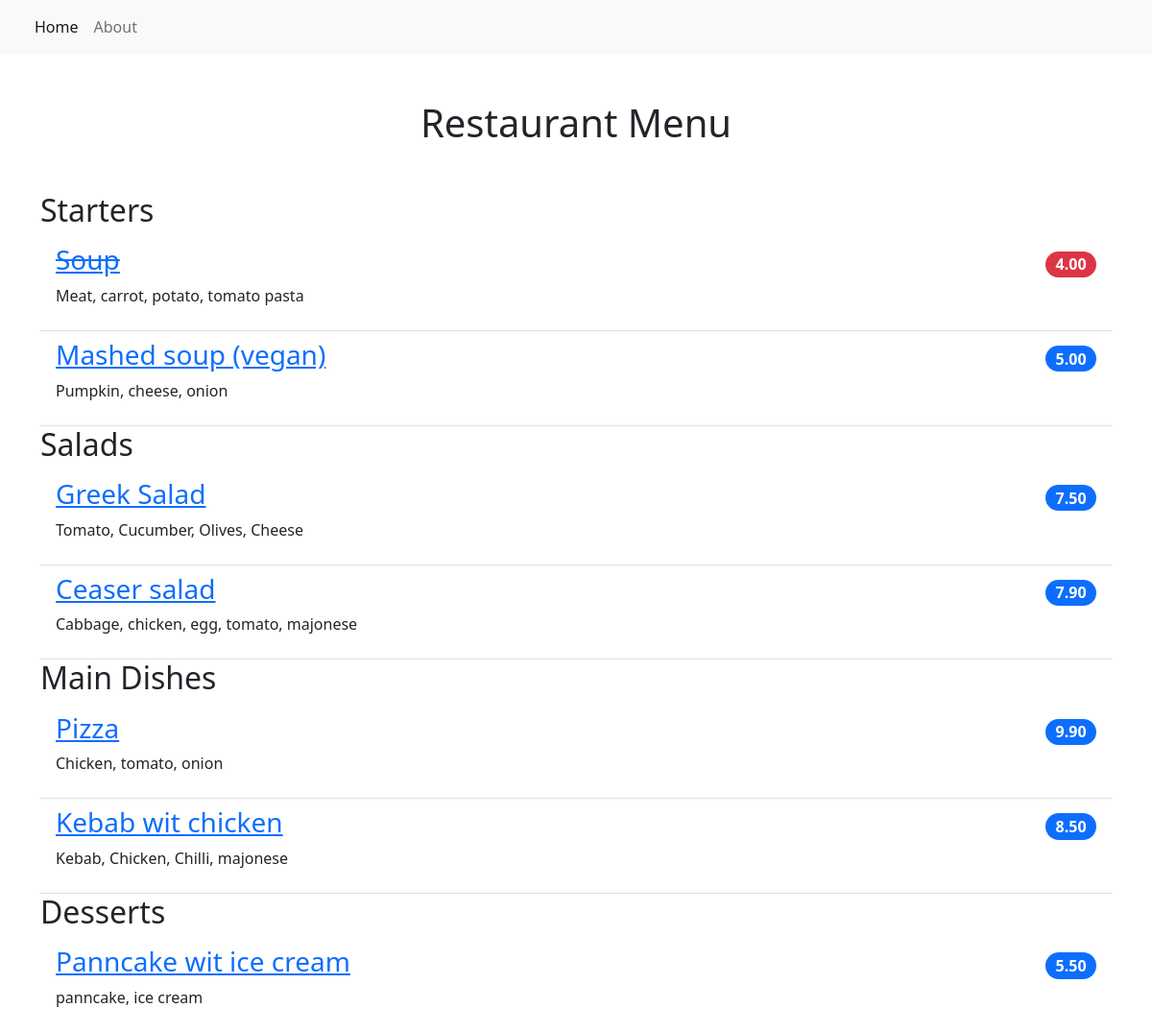
Before: / with the older database file.
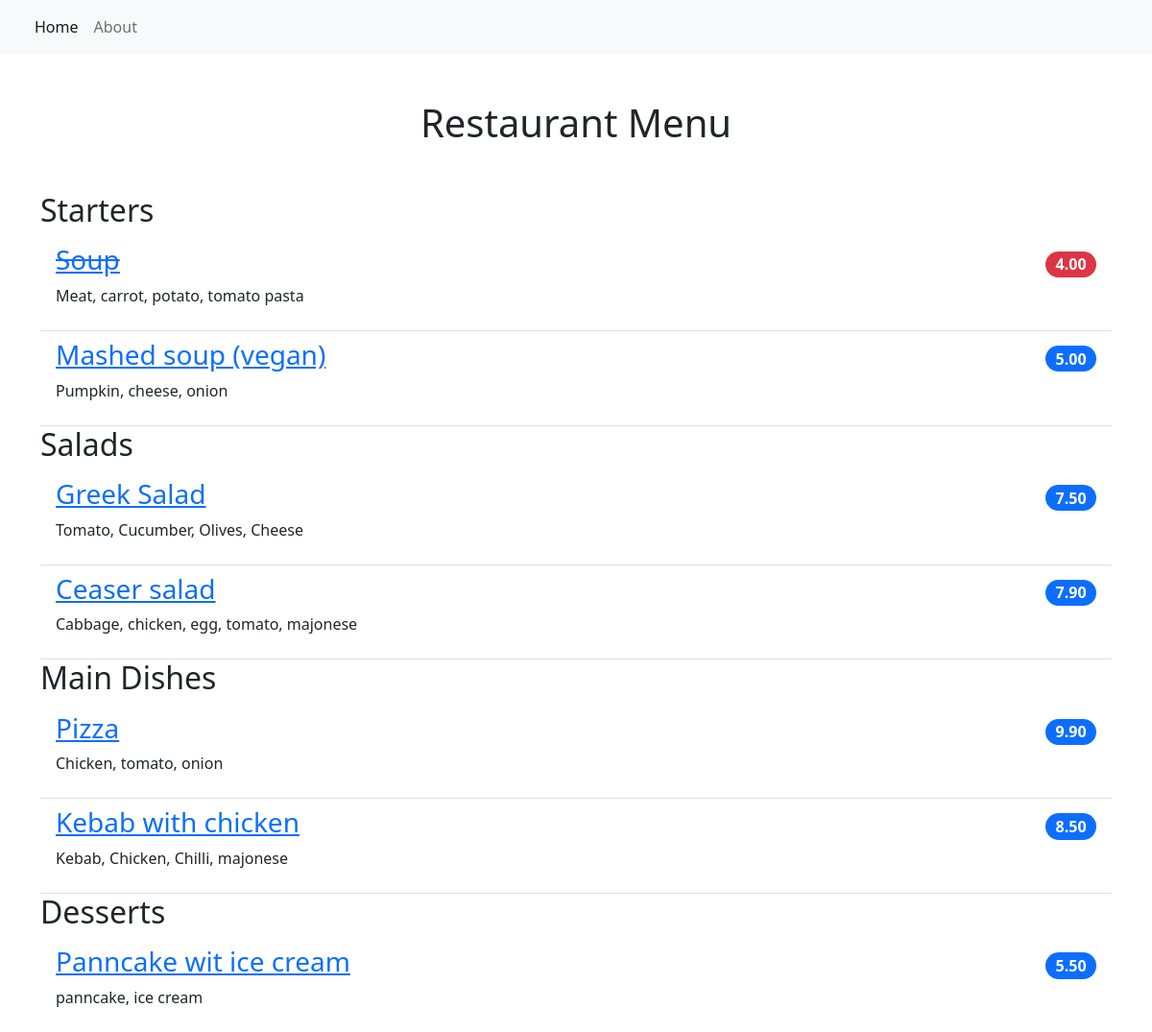
After: the same page with the newer database file.
### restaurant_menu/models.py (models this page shows, shortened)
class Item(models.Model):
    meal = models.CharField(max_length=100, unique=True)
    description = models.CharField(max_length=500)
    price = models.DecimalField(max_digits=5, decimal_places=2)
    category = models.CharField(max_length=100, choices=MEAL_TYPE)
    author = models.ForeignKey(User, on_delete=models.PROTECT)
    status = models.IntegerField(choices=STATUS, default=1)
    date_created = models.DateTimeField(auto_now_add=True)
    date_updated = models.DateTimeField(auto_now=True)
    image = models.ImageField(upload_to='uploads/', default='pizza1.jpeg')

### restaurant_menu/views.py (the view)
# urls.py: path('', views.MenuList.as_view(), name='home'),
class MenuList(generic.ListView):
    queryset = Item.objects.order_by("date_created")
    template_name = "index.html"
    def get_context_data(self, **kwargs):
        context = super().get_context_data(**kwargs)
        context["meals"] = MEAL_TYPE
        return context

### restaurant_menu/templates/index.html
{% extends 'base.html' %}
{% block content %}
<div class="container">
    <div class="text-center mb-5 mt-5">
        <h1>Restaurant Menu</h1>
    </div>
         <ul class="list-group list-group-flush">
            {% for meal in meals %}
                <h2>{{ meal.1 }}</h2>
                    {% for row in item_list %}
                        {% if row.category == meal.0 %}
                            {% if row.status == 0%}
                            <li class="list-group-item d-flex justify-content-between align-items-center border-0 pb-0">
                                <a href="{% url 'menu_item' row.pk %}"><h3><del>{{ row.meal }}</del></h3></a>
                                <span class="badge bg-danger rounded-pill" style="font-size: 16px;">{{ row.price }}</span>
                            </li>
                            <li class="list-group-item pt-0">
                                <p>{{ row.description }}</p>
                            </li>
                            {% else%}
                            <li class="list-group-item d-flex justify-content-between align-items-center border-0 pb-0">
                                <a href="{% url 'menu_item' row.pk %}"><h3>{{ row.meal }}</h3></a>
                                <span class="badge bg-primary rounded-pill" style="font-size: 16px;">{{ row.price }}</span>
                            </li>
                            <li class="list-group-item pt-0">
                                <p>{{ row.description }}</p>
                            </li>
                            {% endif %}
                        {% endif %}
                    {% endfor %}
            {% endfor %}
         </ul>
</div>
{% endblock content %}

Changed rows visible on the page:
changed Item "Kebab, Chicken, Chilli, majonese": meal "Kebab wit chicken" → "Kebab with chicken"
